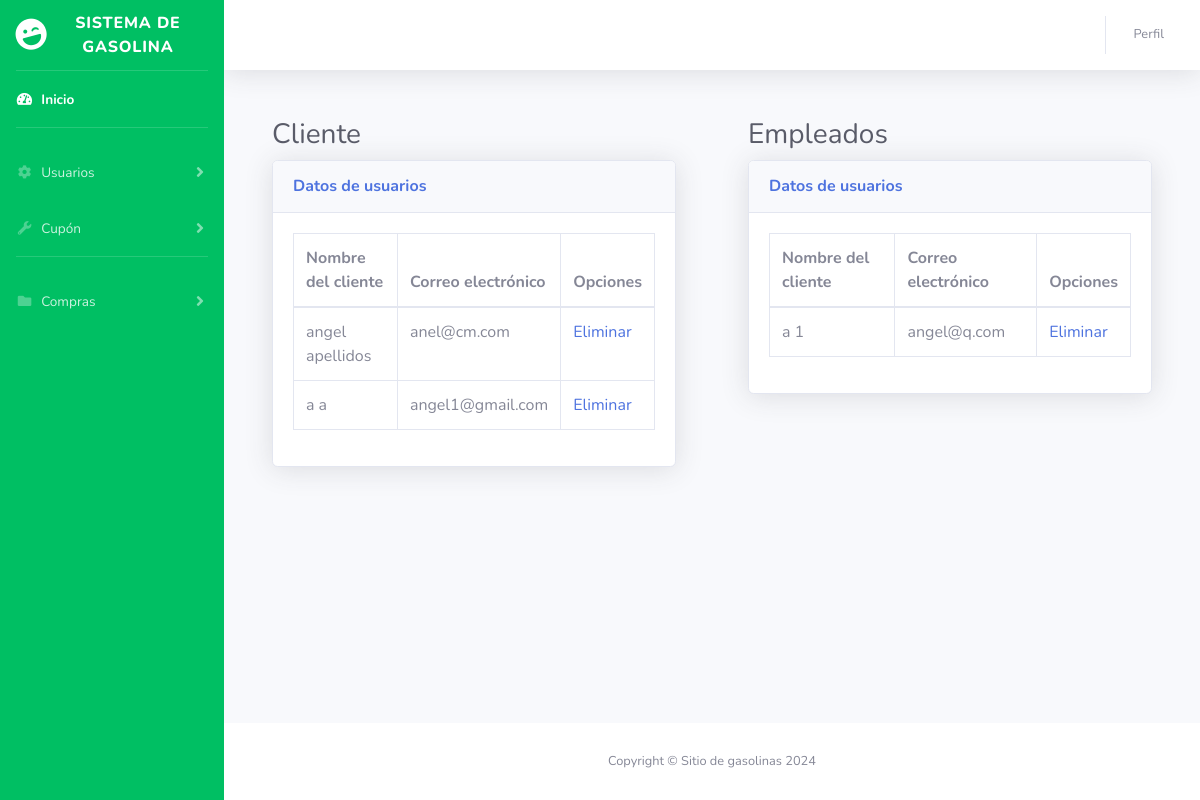
Before: /lista_usuarios/ with the older database file.
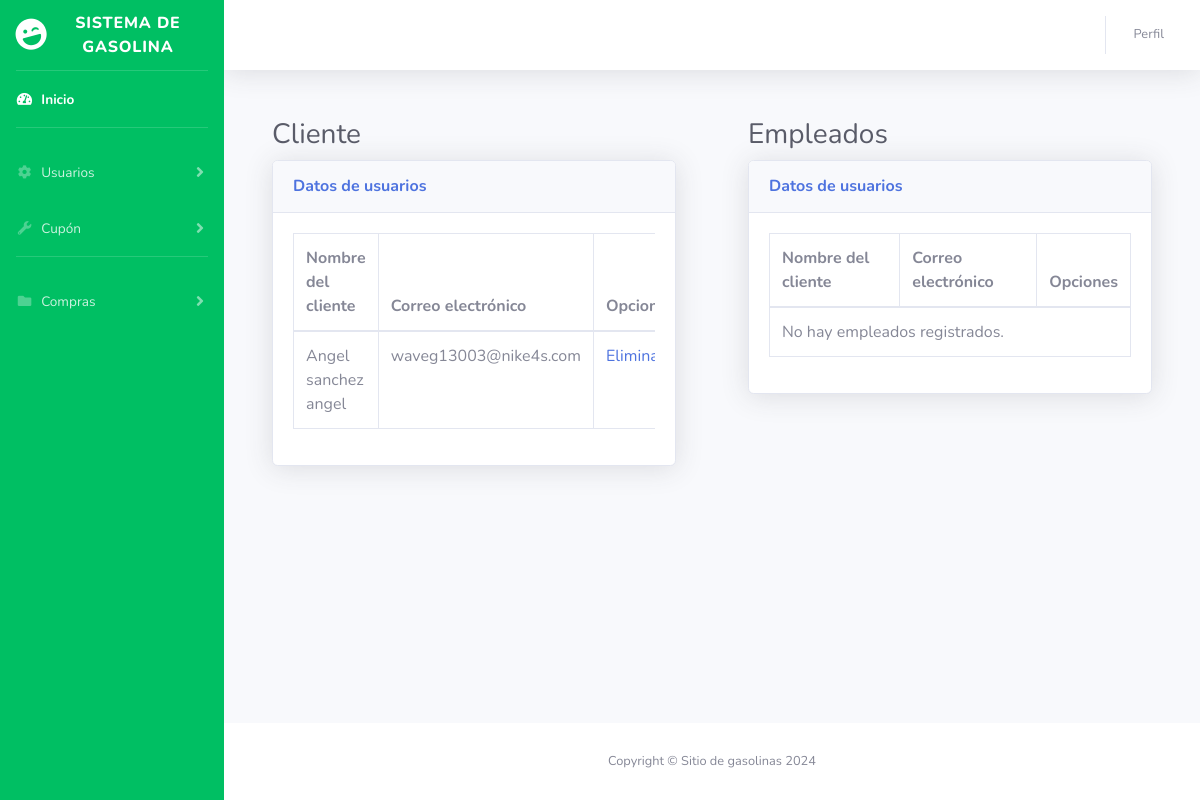
After: the same page with the newer database file.
### usuario/models.py (models this page shows, shortened)
class UsuarioPersonalizado(AbstractUser):
    nombre = models.CharField(max_length=100)
    apellidos = models.CharField(max_length=100)
    email = models.EmailField(unique=True, null=True)
    ROL_CHOICES = [
        ('cliente', 'Cliente'),
        ('empleado', 'Empleado'),
    ]
    rol = models.CharField(max_length=10, choices=ROL_CHOICES)

### usuario/views.py (the view)
# urls.py: path('lista_usuarios/', views.listar_usuarios, name='lista_usuarios'),
def listar_usuarios(request):
    empleados = UsuarioPersonalizado.objects.filter(rol='empleado')
    clientes = UsuarioPersonalizado.objects.filter(rol='cliente')
    context = {
        'empleados': empleados,
        'clientes': clientes,
    }
    return render(request, 'lista_usuarios.html', context)

### usuario/templates/lista_usuarios.html (shortened to what this page needs)
{% load static %}
<!DOCTYPE html>
<html lang="en">
<head>
    <link href="{% static 'css/all.min.css' %}" rel="stylesheet" type="text/css">
    <link href="{% static 'css/styles.css' %}" rel="stylesheet">
</head>
<body id="page-top">
    <div id="wrapper">
        <ul class="navbar-nav bg-gradient-primary sidebar sidebar-dark accordion" id="accordionSidebar">
            <a class="sidebar-brand d-flex align-items-center justify-content-center" href="index.html">
                <div class="sidebar-brand-icon rotate-n-15">
                    <i class="fas fa-laugh-wink"></i>
                </div>
                <div class="sidebar-brand-text mx-3">Sistema de Gasolina</div>
            </a>
            <hr class="sidebar-divider my-0">
            <li class="nav-item active">
                <a class="nav-link" href="{% url 'home' %}">
                    <i class="fas fa-fw fa-tachometer-alt"></i>
                    <span>Inicio</span></a>
            </li>
            <hr class="sidebar-divider">
            <li class="nav-item">
                <a class="nav-link collapsed" data-toggle="collapse" data-target="#collapseTwo"
                    aria-expanded="true" aria-controls="collapseTwo">
                    <i class="fas fa-fw fa-cog"></i>
                    <span>Usuarios</span>
                </a>
            </li>
            <li class="nav-item">
                <a class="nav-link collapsed" href="#" data-toggle="collapse" data-target="#collapseUtilities"
                    aria-expanded="true" aria-controls="collapseUtilities">
                    <i class="fas fa-fw fa-wrench"></i>
                    <span>Cupón</span>
                </a>
            </li>
            <hr class="sidebar-divider">
            <li class="nav-item">
                <a class="nav-link collapsed" href="#" data-toggle="collapse" data-target="#collapsePages"
                    aria-expanded="true" aria-controls="collapsePages">
                    <i class="fas fa-fw fa-folder"></i>
                    <span>Compras</span>
                </a>
            </li>
        </ul>
        <div id="content-wrapper" class="d-flex flex-column">
            <div id="content">
                <nav class="navbar navbar-expand navbar-light bg-white topbar mb-4 static-top shadow">
                    <ul class="navbar-nav ml-auto">
                        <li class="nav-item dropdown no-arrow">
                            <a class="nav-link dropdown-toggle" href="#" id="userDropdown" role="button"
                                data-toggle="dropdown" aria-haspopup="true" aria-expanded="false">
                                <span class="mr-2 d-none d-lg-inline text-gray-600 small">Perfil</span>
                            </a>
                        </li>
                    </ul>
                </nav>
                <div class="container-fluid">
                    <div class="row">
                        <div class="col-lg-6 mb-4">
                            <div class="container-fluid">
                                <h1 class="h3 mb-2 text-gray-800">Cliente</h1>
                                <div class="card shadow mb-4">
                                    <div class="card-header py-3">
                                        <h6 class="m-0 font-weight-bold text-primary">Datos de usuarios</h6>
                                    </div>
                                    <div class="card-body">
                                        <div class="table-responsive">
                                            <table class="table table-bordered" id="dataTable" width="100%" cellspacing="0">
                                                <thead>
                                                    <tr>
                                                        <th>Nombre del cliente</th>
                                                        <th>Correo electrónico</th>
                                                        <th>Opciones</th>
                                                    </tr>
                                                </thead>
                                                <tbody>
                                                    {% for cliente in clientes %}
                                                        <tr>
                                                            <td>{{ cliente.nombre }} {{ cliente.apellidos }}</td>
                                                            <td>{{ cliente.email }}</td>
                                                            <td><a href="{% url 'eliminar_usuario' cliente.id %}">Eliminar</a></td>
                                                        </tr>
                                                    {% empty %}
                                                        <tr>
                                                            <td colspan="3" >No hay clientes registrados.</td>
                                                        </tr>
                                                    {% endfor %}
                                                </tbody>
                                            </table>
                                        </div>
                                    </div>
                                </div>
                            </div>
                        </div>
                        <div class="col-lg-6 mb-4">
                            <div class="container-fluid">
                                <h1 class="h3 mb-2 text-gray-800">Empleados</h1>
                                <div class="card shadow mb-4">
                                    <div class="card-header py-3">
                                        <h6 class="m-0 font-weight-bold text-primary">Datos de usuarios</h6>
                                    </div>
                                    <div class="card-body">
                                        <div class="table-responsive">
                                            <table class="table table-bordered" id="dataTable" width="100%" cellspacing="0">
                                                <thead>
                                                    <tr>
                                                        <th>Nombre del cliente</th>
                                                        <th>Correo electrónico</th>
                                                        <th>Opciones</th>
                                                    </tr>
                                                </thead>
                                                <tbody>
                                                    {% for empleado in empleados %}
                                                        <tr>
                                                            <td>{{ empleado.nombre }} {{ empleado.apellidos }}</td>
                                                            <td>{{ empleado.email }}</td>
                                                            <td><a href="{% url 'eliminar_usuario' empleado.id %}">Eliminar</a></td>
                                                        </tr>
                                                    {% empty %}
                                                        <tr>
                                                            <td colspan="3" >No hay empleados registrados.</td>
                                                        </tr>
                                                    {% endfor %}
                                                </tbody>
                                            </table>
                                        </div>
                                    </div>
                                </div>
                            </div>
                        </div>
                    </div>
                </div>
            </div>
            <footer class="sticky-footer bg-white">
                <div class="container my-auto">
                    <div class="copyright text-center my-auto">
                        <span>Copyright &copy; Sitio de gasolinas 2024</span>
                    </div>
                </div>
            </footer>
        </div>
    </div>
</body>
</html>

Changed rows visible on the page:
removed UsuarioPersonalizado: nombre "angel", apellidos "apellidos", email "anel@cm.com", shown under "Datos de usuarios"
removed UsuarioPersonalizado: nombre "a", apellidos "a", email "angel1@gmail.com", shown under "Datos de usuarios"
removed UsuarioPersonalizado: nombre "a", apellidos "1", email "angel@q.com", shown under "Datos de usuarios"
added UsuarioPersonalizado: nombre "Angel sanchez", apellidos "angel", email "waveg13003@nike4s.com", shown under "Datos de usuarios"
Other visible differences:
text now shown: "No hay empleados registrados."
